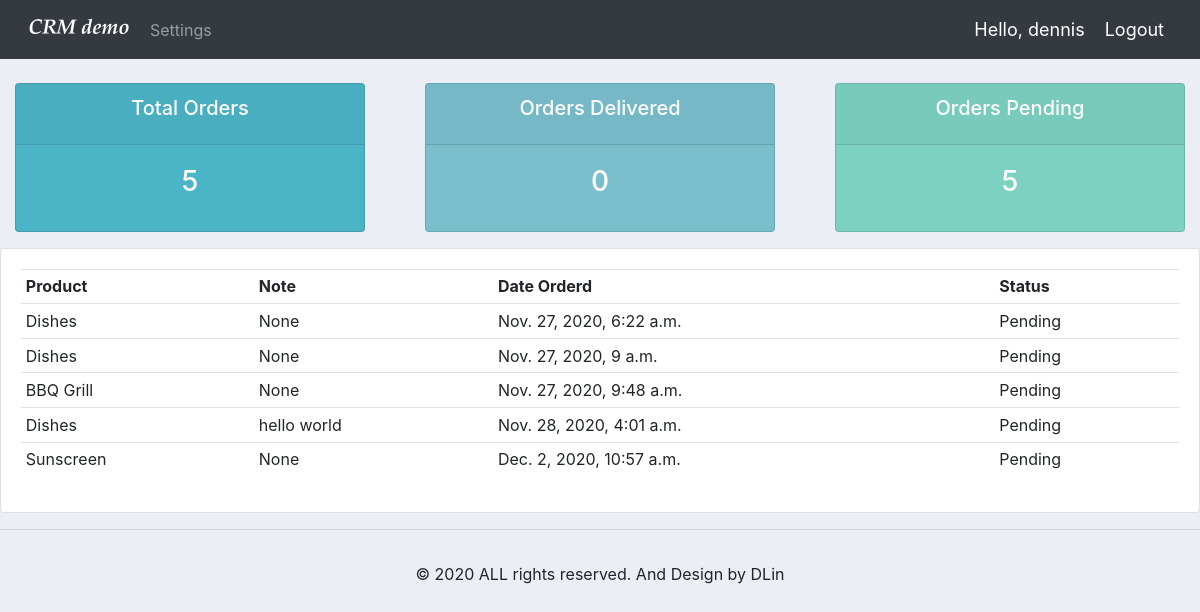
The app's page /user/ (signed in), older data.
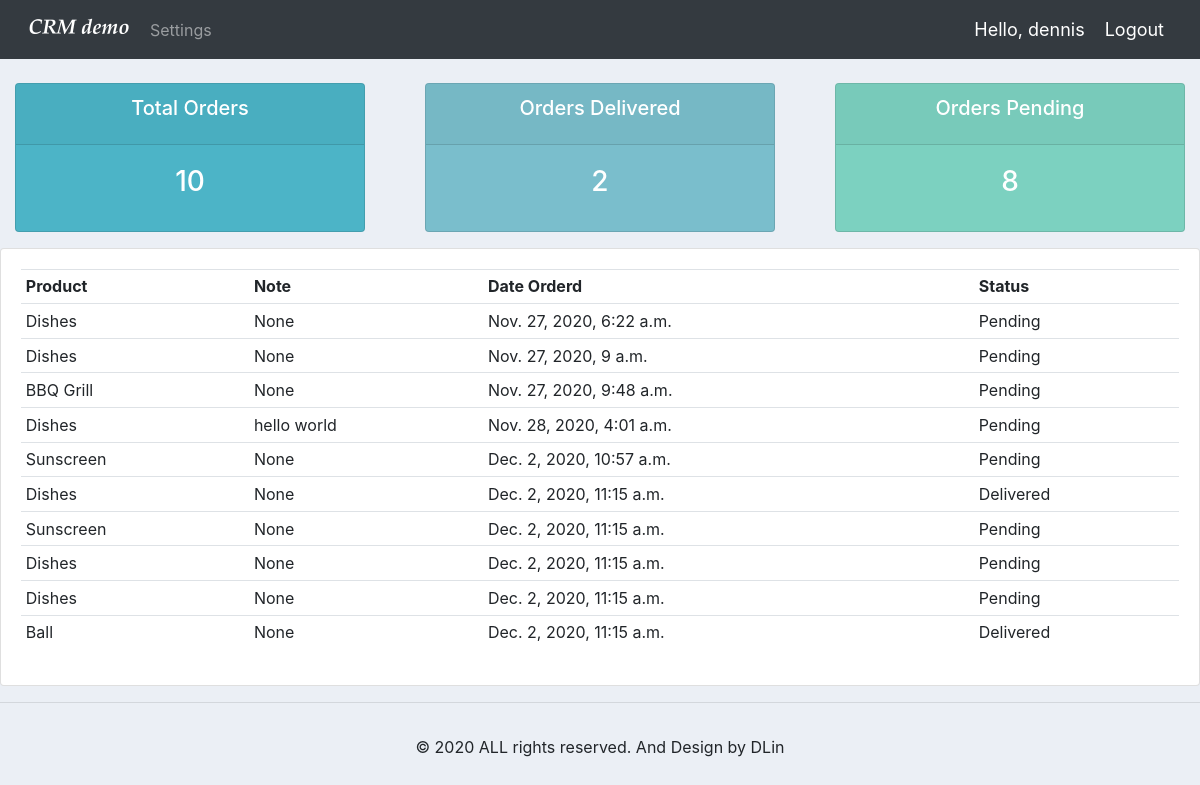
The same page, newer data.
### accounts/models.py (models this page shows, shortened)
class Order(models.Model):
	STATUS = (
		('Pending', 'Pending'),
		('Out for delivery', 'Out for delivery'),
		('Delivered', 'Delivered'),
		)
	customer = models.ForeignKey(Customer, null=True, on_delete= models.SET_NULL)
	product = models.ForeignKey(Product, null=True, on_delete= models.SET_NULL)
	date_created = models.DateTimeField(auto_now_add=True, null=True)
	status = models.CharField(max_length=200, null=True, choices=STATUS)
	note = models.CharField(max_length=1000, null=True)

class Product(models.Model):
	CATEGORY = (
		('Indoor', 'Indoor'),
		('Out Door', 'Out Door'),
		)
	name = models.CharField(max_length=200, null=True)
	price = models.FloatField(null=True)
	category = models.CharField(max_length=200, null=True, choices=CATEGORY)
	description = models.CharField(max_length=200, null=True, blank=True)
	date_created = models.DateTimeField(auto_now_add=True, null=True)
	tags = models.ManyToManyField(Tag)
	def __str__(self):
		return str(self.name)

### accounts/decorators.py (the view)
		def wrapper_func(request, *args, **kwargs):
			group = None
			if request.user.groups.exists():
				group = request.user.groups.all()[0].name
			if group in allowed_roles:
				return view_func(request, *args, **kwargs)
			else:
				return HttpResponse('You are not authorized to view this page')

### accounts/views.py (called while the page is built)
@login_required(login_url='login')
@allowed_users(allowed_roles=['customer'])
def userPage(request):
	orders = request.user.customer.order_set.all()
	total_orders = orders.count()
	delivered = orders.filter(status='Delivered').count()
	pending = orders.filter(status='Pending').count()
	context = {'orders': orders,
			'total_orders': total_orders,
			'delivered': delivered,
			'pending': pending
			}
	return render(request, 'accounts/user.html', context)

### accounts/templates/accounts/user.html
{% extends 'accounts/main.html' %}
{% block content %}
{% include 'accounts/status.html' %}
<div class="row">
	<div class="col-md">
		<div class="card card-body">
			<table class="table table-sm">
				<tr>
					<th>Product</th>
					<th>Note</th>
					<th>Date Orderd</th>
					<th>Status</th>
				</tr>
				{% for order in orders %}
					<tr>
						<td>{{ order.product }}</td>
						<td>{{ order.note }}</td>
						<td>{{ order.date_created }}</td>
						<td>{{ order.status }}</td>
					</tr>
				{% endfor %}
			</table>
		</div>
	</div>
</div>
{% endblock %}

### accounts/templates/accounts/main.html (shortened to what this page needs)
{% load static %}
<!DOCTYPE html>
<html>
<head>
	<link rel="stylesheet" href="https://stackpath.bootstrapcdn.com/bootstrap/4.3.1/css/bootstrap.min.css">
	<link rel="stylesheet" type="text/css" href="{% static '/css/main.css' %}">
</head>
<body>
	{% include 'accounts/navbar.html' %}
	{% block content %}
	{% endblock %}
	<hr>
	<footer class="page-footer font-small blue">
	  <div class="footer-copyright text-center py-3">© 2020 ALL rights reserved. And Design by DLin
	  </div>
	</footer>
</body>
</html>

### accounts/templates/accounts/navbar.html (shortened to what this page needs)
{% load static %}
<nav class="navbar navbar-expand-lg navbar-dark bg-dark">
  <img src="{% static 'images/logo.png' %}">
  <div class="collapse navbar-collapse" id="navbarNav">
    <ul class="navbar-nav">
      {% if request.user.is_staff %}
      <li class="nav-item active">
        <a class="nav-link" href="{% url 'home' %}">Dashboard</a>
      </li>
      <li class="nav-item">
        <a class="nav-link" href="{% url 'products' %}">Products</a>
      </li>
      {% else %}
      <li class="nav-item">
        <a class="nav-link" href="{% url 'account' %}">Settings</a>
      </li>
      {% endif %}
    </ul>
  </div>
  <span class="hello-msg">Hello, {{request.user}}</span>
  <span><a class="hello-msg" href="{% url 'logout' %}">Logout</a></span>
</nav>

### accounts/templates/accounts/status.html
<br>
<div class="row">
	<div class="col">
		<div class="col-md">
			<div class="card text-center text-white  mb-3" id="total-orders">
			  	<div class="card-header">
			  		<h5 class="card-title">Total Orders</h5>
			  	</div>
			  	<div class="card-body">
			    	<h3 class="card-title">{{ total_orders }}</h3>
			  	</div>
			</div>
		</div>
	</div>
	<div class="col">
		<div class="col-md">
			<div class="card text-center text-white  mb-3" id="orders-delivered">
			  	<div class="card-header">
			  		<h5 class="card-title">Orders Delivered</h5>
			  	</div>
			  	<div class="card-body">
			    	<h3 class="card-title">{{ delivered }}</h3>
			  	</div>
			</div>
		</div>
	</div>
	<div class="col">
		<div class="col-md">
			<div class="card text-center text-white  mb-3" id="orders-pending">
			  	<div class="card-header">
			  		<h5 class="card-title">Orders Pending</h5>
			  	</div>
			  	<div class="card-body">
			    	<h3 class="card-title">{{ pending }}</h3>
			  	</div>
			</div>
		</div>
	</div>
</div>

### static/css/main.css (style rules this page uses)
body { background-color: #ebeff5; }
#total-orders { background-color: #4cb4c7; }
#orders-delivered { background-color: #7abecc; }
#orders-pending { background-color: #7CD1C0; }

### accounts/templates/accounts/navbar.html (style rules this page uses)
.hello-msg { font-size: 18px; color: #fff; margin-right: 20px; }

Row changes from the older to the newer data that the page shows:
added Order: product "Dishes", note "None", date_created "Dec. 2, 2020, 11:15 a.m.", status "Delivered"
added Order: product "Sunscreen", note "None", date_created "Dec. 2, 2020, 11:15 a.m.", status "Pending"
added Order: product "Dishes", note "None", date_created "Dec. 2, 2020, 11:15 a.m.", status "Pending"
added Order: product "Dishes", note "None", date_created "Dec. 2, 2020, 11:15 a.m.", status "Pending"
added Order: product "Ball", note "None", date_created "Dec. 2, 2020, 11:15 a.m.", status "Delivered"
Text that changed along with them:
{{ total_orders }}: "5" → "10"
{{ delivered }}: "0" → "2"
{{ pending }}: "5" → "8"
